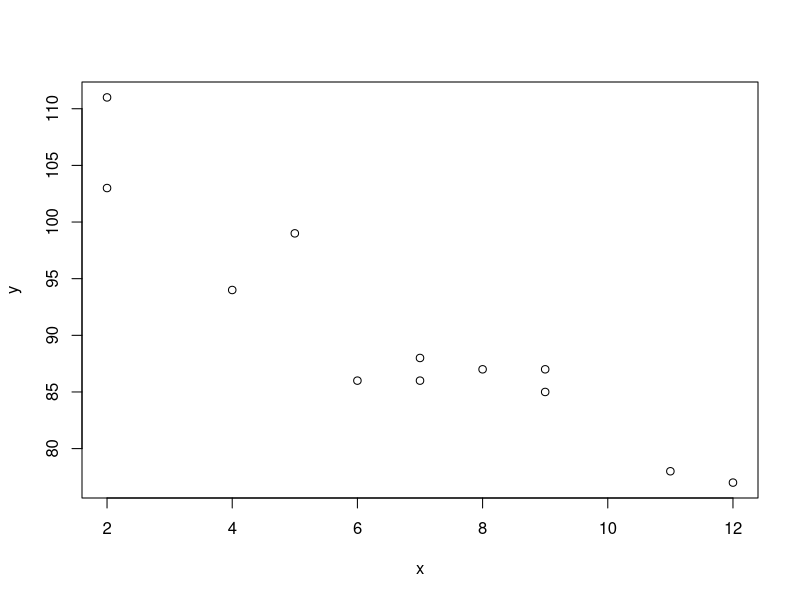
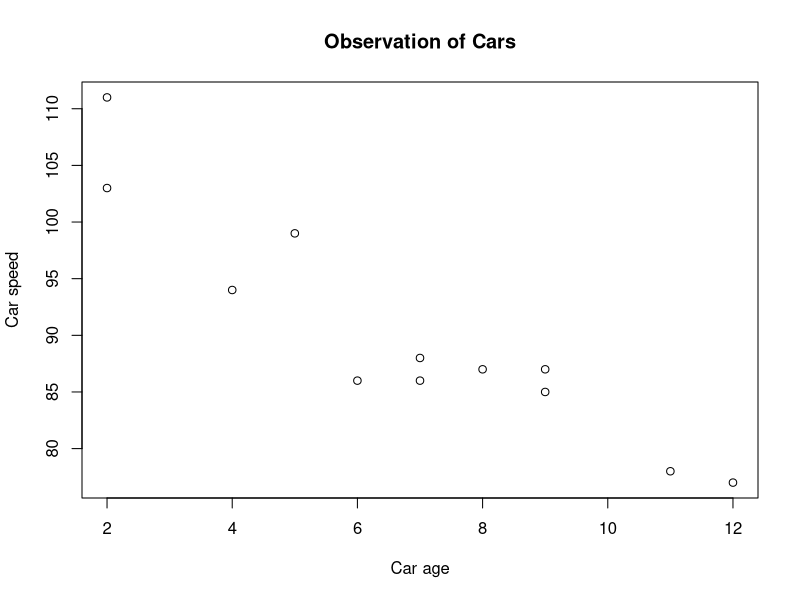
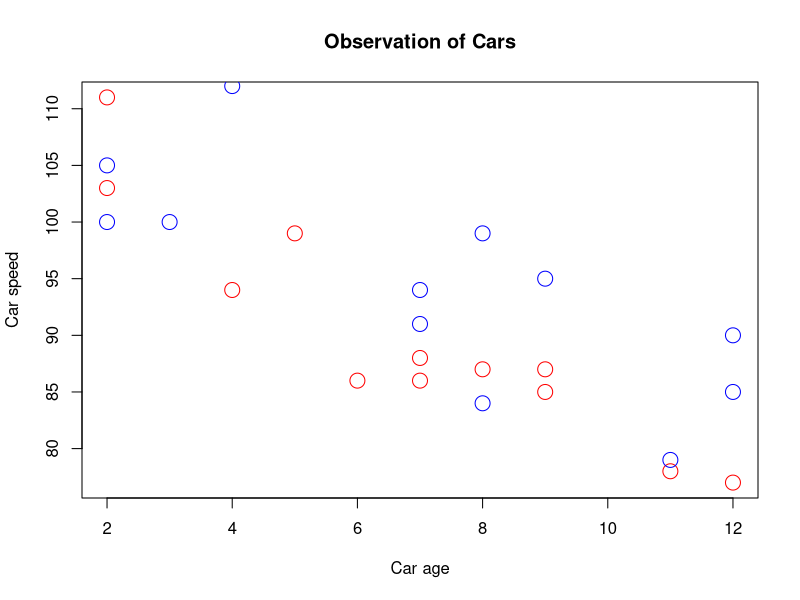

Source code (R) for these figures, in order:
# Code by @AmirMotefaker

# R Scatter Plot


# Scatter Plots
# A "scatter plot" is a type of plot used to display the relationship between
# two numerical variables, and plots one dot for each observation.
# It needs two vectors of same length, one for the x-axis (horizontal)
# and one for the y-axis (vertical)

x <- c(5,7,8,7,2,2,9,4,11,12,9,6)
y <- c(99,86,87,88,111,103,87,94,78,77,85,86)

plot(x, y)



# add a header and different labels to describe the scatter plot better
x <- c(5,7,8,7,2,2,9,4,11,12,9,6)
y <- c(99,86,87,88,111,103,87,94,78,77,85,86)

plot(x, y, main="Observation of Cars", xlab="Car age", ylab="Car speed")



# Compare Plots
# To compare the plot with another plot, use the points() function
# day one, the age and speed of 12 cars:
x1 <- c(5,7,8,7,2,2,9,4,11,12,9,6)
y1 <- c(99,86,87,88,111,103,87,94,78,77,85,86)

# day two, the age and speed of 15 cars:
x2 <- c(2,2,8,1,15,8,12,9,7,3,11,4,7,14,12)
y2 <- c(100,105,84,105,90,99,90,95,94,100,79,112,91,80,85)

plot(x1, y1, main="Observation of Cars", xlab="Car age", ylab="Car speed", col="red", cex=2)
points(x2, y2, col="blue", cex=2)
